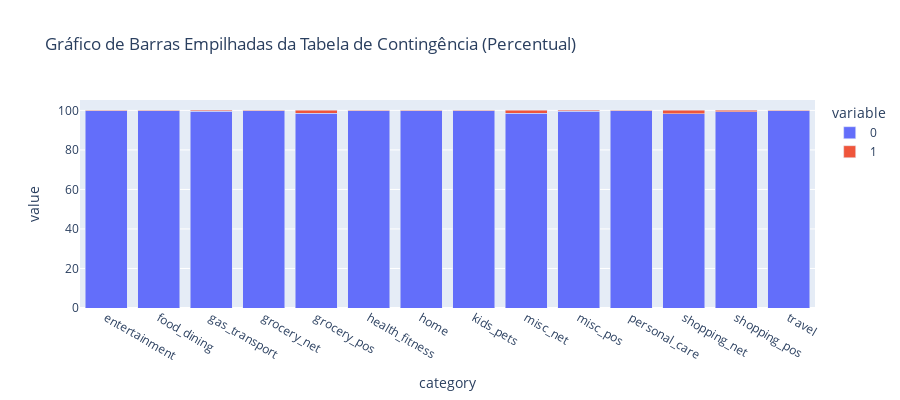

Notebook source saved alongside this figure:
### Code cell
# Cria uma tabela de contingência
crosstab = pd.crosstab(index=df_train.category, columns=df_train.is_fraud, normalize='index') * 100

# Reinicia o índice para facilitar o manuseio
crosstab = crosstab.reset_index()

# Cria um gráfico de barras empilhadas usando o Plotly Express
fig = px.bar(crosstab, x='category', y=[0, 1], title="Gráfico de Barras Empilhadas da Tabela de Contingência (Percentual)",
             labels={0: "Não Fraude", 1: "Fraude"},
             height=400)

# Atualiza o layout para um gráfico de barras empilhadas
fig.update_layout(barmode='stack')

# Mostra o gráfico
fig.show()

### Figure 1 — Plotly figure (JSON) as saved in the notebook; plotly's stock layout.template omitted (floating-point values rounded to 4 significant figures)
{"data": [{"alignmentgroup": "True", "hovertemplate": "variable=0<br>category=%{x}<br>value=%{y}<extra></extra>", "legendgroup": "0", "marker": {"color": "#636efa", "pattern": {"shape": ""}}, "name": "0", "offsetgroup": "0", "orientation": "v", "showlegend": true, "textposition": "auto", "type": "bar", "x": ["entertainment", "food_dining", "gas_transport", "grocery_net", "grocery_pos", "health_fitness", "home", "kids_pets", "misc_net", "misc_pos", "personal_care", "shopping_net", "shopping_pos", "travel"], "xaxis": "x", "y": [99.75, 99.83, 99.53, 99.71, 98.59, 99.85, 99.84, 99.79, 98.55, 99.69, 99.76, 98.24, 99.28, 99.71], "yaxis": "y"}, {"alignmentgroup": "True", "hovertemplate": "variable=1<br>category=%{x}<br>value=%{y}<extra></extra>", "legendgroup": "1", "marker": {"color": "#EF553B", "pattern": {"shape": ""}}, "name": "1", "offsetgroup": "1", "orientation": "v", "showlegend": true, "textposition": "auto", "type": "bar", "x": ["entertainment", "food_dining", "gas_transport", "grocery_net", "grocery_pos", "health_fitness", "home", "kids_pets", "misc_net", "misc_pos", "personal_care", "shopping_net", "shopping_pos", "travel"], "xaxis": "x", "y": [0.2478, 0.1651, 0.4694, 0.2948, 1.41, 0.1549, 0.1608, 0.2114, 1.446, 0.3139, 0.2424, 1.756, 0.7225, 0.2864], "yaxis": "y"}], "layout": {"barmode": "stack", "height": 400, "legend": {"title": {"text": "variable"}, "tracegroupgap": 0}, "title": {"text": "Gráfico de Barras Empilhadas da Tabela de Contingência (Percentual)"}, "xaxis": {"anchor": "y", "domain": [0, 1], "title": {"text": "category"}}, "yaxis": {"anchor": "x", "domain": [0, 1], "title": {"text": "value"}}}}
